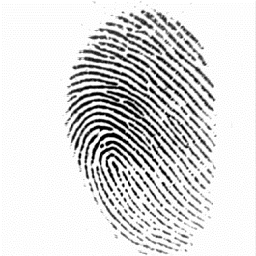
//> input picture fp.tif, 256 x 256 px
$ ./extract_test fp.tif   (built with g++ and OpenCV 4)
//> lines starting //> are read from the running program, lines starting //| are printed output that depends on the picture; after the words box and inside, x2 and y2 are one past the last pixel; in counts of white or black regions, pixels touching at a corner belong together
// [102 lines of commented-out code are left out]

#include <opencv2/opencv.hpp>
#include <iostream>
using namespace cv;
using namespace std;

#define THRESHOLD 10
#define block_len 16
#define block_width 16
#define pi 3.14
#define lowPassSize 5

int mask[256/block_width*256/block_len];

// function for splitting image into multiple blocks. rowDivisor and colDivisor specify the number of blocks in rows and cols respectively
int subdivide(cv::Mat &img, const int rowDivisor, const int colDivisor, std::vector<cv::Mat> &blocks) {
    /* Checking if the image was passed correctly */
    if(!img.data || img.empty())
        std::cerr << "Problem Loading Image" << std::endl;

    /* Cloning the image to another for visualization later, if you do not want to visualize the result just comment every line related to visualization */
    cv::Mat maskImg = img.clone();
    /* Checking if the clone image was cloned correctly */
    if(!maskImg.data || maskImg.empty())
        std::cerr << "Problem Loading Image" << std::endl;

    // check if divisors fit to image dimensions
    if(img.cols % colDivisor == 0 && img.rows % rowDivisor == 0) {
        // Iterator for mask
        int k =0;
        for(int y = 0; y < img.cols; y += img.cols / colDivisor) {
            for(int x = 0; x < img.rows; x += img.rows / rowDivisor) {
                blocks.push_back(img(cv::Rect(y, x, (img.cols / colDivisor), (img.rows / rowDivisor))));
                Scalar mean, stddev;
                meanStdDev(blocks[k], mean, stddev);

                // Draw red rectangle to show fingerprint area
                if (stddev.val[0] > THRESHOLD)
                    rectangle(maskImg, Point(y, x), Point(y + (maskImg.cols / colDivisor) - 1, x + (maskImg.rows / rowDivisor) - 1), CV_RGB(255, 0, 0), 1); // visualization
                k++;
            }
        }
        imshow("Segmented", maskImg); // visualization
        waitKey(0); // visualization
    } else if(img.cols % colDivisor != 0) {
        cerr << "Error: Please use another divisor for the column split." << endl;
        exit(1);
    } else if(img.rows % rowDivisor != 0) {
        cerr << "Error: Please use another divisor for the row split." << endl;
        exit(1);
    }
    return EXIT_SUCCESS;
}

int segment(Mat &block, float thres) {
    Scalar mean, stddev;
    meanStdDev(block, mean, stddev);
    if (stddev.val[0] < thres) {
        // block.setTo(Scalar(0,0,0));
        return 0;
    }
    return 1;
}

cv::Mat orientation(cv::Mat inputImage)
{
    cv::Mat orientationMat = cv::Mat::zeros(inputImage.size(), CV_8UC1);

    // compute gradients at each pixel
    cv::Mat grad_x, grad_y;
    cv::Sobel(inputImage, grad_x, CV_32F, 1, 0, 3, 1, 0, cv::BORDER_DEFAULT);
    cv::Sobel(inputImage, grad_y, CV_32F, 0, 1, 3, 1, 0, cv::BORDER_DEFAULT);

    cv::Mat Vx, Vy, theta, lowPassX, lowPassY;
    cv::Mat lowPassX2, lowPassY2;

    Vx = cv::Mat::zeros(inputImage.size(), inputImage.type());
    Vx.copyTo(Vy);
    Vx.copyTo(theta);
    Vx.copyTo(lowPassX);
    Vx.copyTo(lowPassY);
    Vx.copyTo(lowPassX2);
    Vx.copyTo(lowPassY2);

    cout << grad_x << endl;

    // estimate the local orientation of each block
    int blockSize = 16;

    for(int i = blockSize/2; i < inputImage.rows - blockSize/2; i+=blockSize)
    {
        for(int j = blockSize / 2; j < inputImage.cols - blockSize/2; j+= blockSize)
        {
            float sum1 = 0.0;
            float sum2 = 0.0;

            for ( int u = i - blockSize/2; u < i + blockSize/2; u++)
            {
                for( int v = j - blockSize/2; v < j+blockSize/2; v++)
                {
                    sum1 += 2*grad_x.at<float>(u,v) * grad_y.at<float>(u,v);
                    sum2 += (grad_x.at<float>(u,v)*grad_x.at<float>(u,v)) - (grad_y.at<float>(u,v)*grad_y.at<float>(u,v));
                }
            }

            cout << "xxx: " << sum1/sum2 << endl;
            // cout << "atan: " << sum1/sum2 << endl;

            Vx.at<float>(i,j) = sum1;
            Vy.at<float>(i,j) = sum2;

            double calc = 0.0;

            if(sum1 != 0 && sum2 != 0)
            {
                calc = 0.5 * atan(sum1 / sum2);
            }

            theta.at<float>(i,j) = calc;

            // Perform low-pass filtering
            float angle = 2 * calc;
            lowPassX.at<float>(i,j) = cos(angle * pi / 180);
            lowPassY.at<float>(i,j) = sin(angle * pi / 180);

            float sum3 = 0.0;
            float sum4 = 0.0;

            for(int u = -lowPassSize / 2; u < lowPassSize / 2; u++)
            {
               for(int v = -lowPassSize / 2; v < lowPassSize / 2; v++)
               {
                  sum3 += inputImage.at<float>(u,v) * lowPassX.at<float>(i - u*lowPassSize, j - v * lowPassSize);
                  sum4 += inputImage.at<float>(u, v) * lowPassY.at<float>(i - u*lowPassSize, j - v * lowPassSize);
               }
            }
        lowPassX2.at<float>(i,j) = sum3;
        lowPassY2.at<float>(i,j) = sum4;

        float calc2 = 0.0;

        if(sum3 != 0 && sum4 != 0)
        {
           calc2 = 0.5 * atan(lowPassY2.at<float>(i, j) / lowPassX2.at<float>(i, j)) * 180 / pi;
        }
        // orientationMat.at<float>(i,j) = calc2;
        cout << calc << endl;
        int length = 8;
        Point P1(i,j);
        Point P2;
        P2.x =  (int)round(P1.x + length * cos(calc2 * CV_PI / 180.0));
        P2.y =  (int)round(P1.y + length * sin(calc2 * CV_PI / 180.0));


        line(orientationMat, P1, P2, CV_RGB(255, 255, 255));
        // imshow("Block", orie);
        }

    }
return orientationMat;

}

// [101 lines left out: function calculate_orientation, not called in this run]

void normalize_image(Mat &image) {
    // [9 lines of commented-out code are left out]

    Scalar mean, stddev;
    meanStdDev(image, mean, stddev);
    cout << "Mean " << mean.val[0] << endl;
    cout << "Stddev " << stddev.val[0] << endl;


    for (int i=0 ; i<image.rows ; i++) {
        for (int j=0 ; j<image.cols ; j++) {
            // if (i>70 && i<90 && j>70 && j<90)cout << i << " " << j << " Before " << (int)image.at<uchar>(i,j);// << endl;
            // if (i < 100 && j<100) cout << i << " " << j << " Before " << (int)image.at<uchar>(i,j);
            int addition = sqrt(100*pow((image.at<uchar>(i,j)-mean.val[0]), 2)/stddev.val[0]);
            if (image.at<uchar>(i,j) > mean.val[0]) {
                if (addition + 100 > 255)
                    image.at<uchar>(i,j) = 255;
                else
                    image.at<uchar>(i,j) = 100 + addition;
            } else {
                if (addition > 100)
                    image.at<uchar>(i,j) = 0;
                else
                    image.at<uchar>(i,j) = 100 - sqrt(100*pow((image.at<uchar>(i,j)-mean.val[0]), 2)/stddev.val[0]);
            }
            // if (i>70 && i<90 && j>70 && j<90) cout << " After " << (int)image.at<uchar>(i,j) << endl;
            // if ((int)image.at<uchar>(i,j) > 200)
            //  cout <<  i << " " << j <<" After " << (int)image.at<uchar>(i,j) << endl;
        }
    }
    imshow("Normim", image);
    waitKey(0);
}

int main(int argc, char** argv) {
    //Read image
    String img = argv[1];
    Mat image = imread(img, 0);
//> image is the input picture: 256 rows x 256 cols, CV_8UC1; min 0, max 255, mean 219.5

    //Check for failure
    if (image.empty()) {
        cout << "Could not open or find the image" << endl;
        return -1;
    }

    Mat normim = image.clone();

    Scalar mean, stddev;
    meanStdDev(image, mean, stddev);
//> mean = Scalar(219.5); stddev = Scalar(68.65)
    cout << "Mean " << mean.val[0] << endl;
//| Mean 219.474
    cout << "Stddev " << stddev.val[0] << endl;
//| Stddev 68.651

    // subtract(image, 1.0f*mean.val[0], normim);
    // normim = normim*1.0f/stddev.val[0];

    imshow("Fingerprint", image);
    waitKey(0);
    normalize_image(normim);
//> in normalize_image, `meanStdDev(image, mean, stddev);`: mean = Scalar(219.5); stddev = Scalar(68.65)
//| Mean 219.474
//| Stddev 68.651
//> after the loop in normalize_image, `for (int i=0 ; i<image.rows ; i++)`:
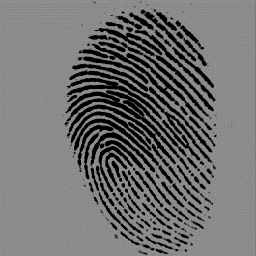
//> image: 256 rows x 256 cols, CV_8UC1; min 0, max 142, mean 111.9

    meanStdDev(normim, mean, stddev);
//> mean = Scalar(111.9); stddev = Scalar(51.62)
    cout << "Mean " << mean.val[0] << endl;
//| Mean 111.918
    cout << "Stddev " << stddev.val[0] << endl;
//| Stddev 51.6245

    std::vector<cv::Mat> blocks;

    subdivide(normim, 256/block_len, 256/block_width, blocks);
//> the loop in subdivide, `for(int y = 0; y < img.cols; y += img.cols / colDivisor)` made 16 passes
//> k on passes 1 to 12: 16, 32, 48, 64, 80, 96, 112, 128, 144, 160, 176, 192
//> after the loop in subdivide, `for(int y = 0; y < img.cols; y += img.cols / colDivisor)`:
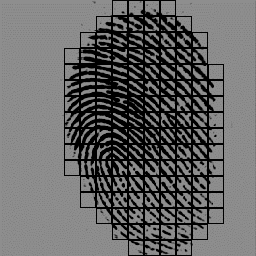
//> maskImg: 256 rows x 256 cols, CV_8UC1; 8.97% of pixels changed, all inside (x1, y1, x2, y2) = (64, 0, 224, 256)
//> after the loop in subdivide, `for(int y = 0; y < img.cols; y += img.cols / colDivisor)`: k = 256

    for (int i=0 ; i<256/block_len*256/block_width ; i++) {
        mask[i] = segment(blocks[i], 20);
    }
//> this loop made 256 passes
//> (mean in segment, stddev in segment) on passes 1 to 3: (Scalar(140.2), Scalar(3.99)), (Scalar(140), Scalar(4.2)), (Scalar(139.8), Scalar(3.98))
//> after the loop, mask = 256 values, max 1 at index 68, min 0 at index 0, mean 0.504

    Mat segmented = image.clone();
    Mat orie = image.clone()  ;
    orie.setTo(Scalar(0,0,0));
//> orie: 256 rows x 256 cols, CV_8UC1; every value is 0

    // [5 lines of commented-out code are left out]
    orie = orientation(normim);
//> in orientation, `cv::Sobel(inputImage, grad_x, CV_32F, 1, 0, 3, 1, 0, cv::BORDER_DEFAUL..`:
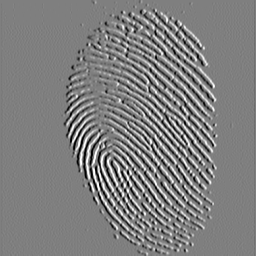
//> grad_x: 256 rows x 256 cols, CV_32FC1; min -568, max 568, mean -0.3; drawn with min black and max white
//> in orientation, `cv::Sobel(inputImage, grad_y, CV_32F, 0, 1, 3, 1, 0, cv::BORDER_DEFAUL..`:
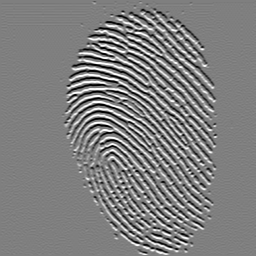
//> grad_y: 256 rows x 256 cols, CV_32FC1; min -568, max 568, mean -0.1; drawn with min black and max white
//> (printed output is left out)
//> after the loop in orientation, `for(int i = blockSize/2; i < inputImage.rows - blockSize/2; i+=blockSi..`:
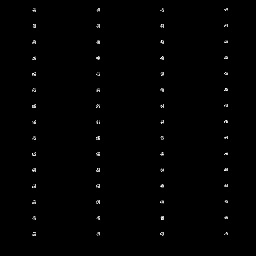
//> Vx: 256 rows x 256 cols, CV_8UC1; min 0, max 255, mean 1.7
//> after the loop in orientation, `for(int i = blockSize/2; i < inputImage.rows - blockSize/2; i+=blockSi..`:
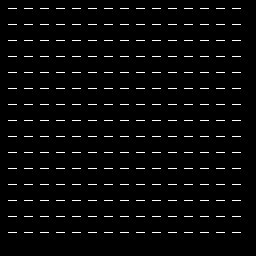
//> orientationMat: 256 rows x 256 cols, CV_8UC1; 3.1% white in thin lines or dots, all inside (x1, y1, x2, y2) = (8, 8, 241, 233)

    imshow("Image", segmented);
    imshow("Orientation", orie);
    // cout << orie << endl;
    waitKey(0);
    return 0;
}

//g++ -ggdb extract_test.cpp -o extract_test `pkg-config --cflags --libs opencv`
